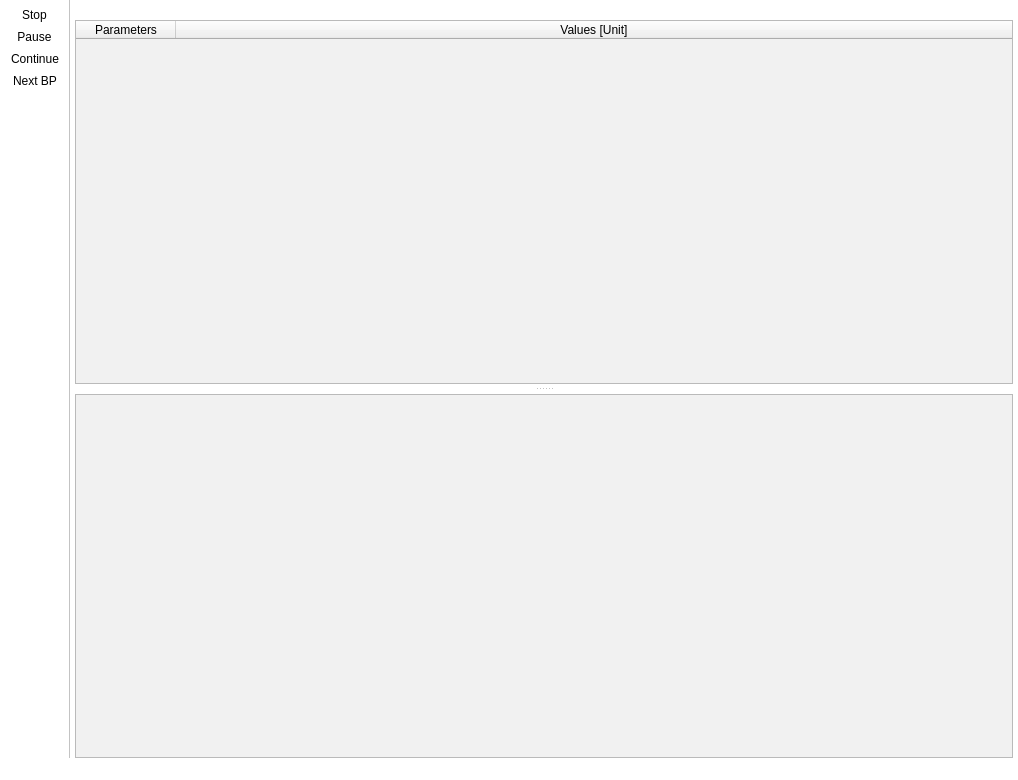
<?xml version="1.0" encoding="UTF-8"?>
<ui version="4.0">
 <class>MainWindow</class>
 <widget class="QMainWindow" name="MainWindow">
  <property name="windowModality">
   <enum>Qt::NonModal</enum>
  </property>
  <property name="enabled">
   <bool>true</bool>
  </property>
  <property name="geometry">
   <rect>
    <x>0</x>
    <y>0</y>
    <width>1018</width>
    <height>780</height>
   </rect>
  </property>
  <property name="sizePolicy">
   <sizepolicy hsizetype="Minimum" vsizetype="Minimum">
    <horstretch>0</horstretch>
    <verstretch>0</verstretch>
   </sizepolicy>
  </property>
  <property name="minimumSize">
   <size>
    <width>456</width>
    <height>352</height>
   </size>
  </property>
  <property name="cursor">
   <cursorShape>ArrowCursor</cursorShape>
  </property>
  <property name="windowTitle">
   <string>PyVerify Test Control</string>
  </property>
  <property name="windowIcon">
   <iconset resource="resource.qrc">
    <normaloff>:/icons/resources/PyVerify_Icon.ico</normaloff>:/icons/resources/PyVerify_Icon.ico</iconset>
  </property>
  <property name="styleSheet">
   <string notr="true">QWidget
{
background-color: rgb(255, 255, 255);
}
QMenu::item:selected {
    background-color:rgb(144, 200, 246);
   color: black;
}
QToolbar::item:hover {
    background-color:rgb(144, 200, 246);
   color: black;
}</string>
  </property>
  <property name="iconSize">
   <size>
    <width>64</width>
    <height>64</height>
   </size>
  </property>
  <widget class="QWidget" name="centralwidget">
   <property name="enabled">
    <bool>true</bool>
   </property>
   <property name="sizePolicy">
    <sizepolicy hsizetype="Minimum" vsizetype="Minimum">
     <horstretch>0</horstretch>
     <verstretch>0</verstretch>
    </sizepolicy>
   </property>
   <property name="minimumSize">
    <size>
     <width>405</width>
     <height>115</height>
    </size>
   </property>
   <property name="autoFillBackground">
    <bool>false</bool>
   </property>
   <property name="styleSheet">
    <string notr="true">background-color: rgb(255, 255, 255);</string>
   </property>
   <layout class="QGridLayout" name="gridLayout" rowstretch="0,0">
    <property name="leftMargin">
     <number>5</number>
    </property>
    <property name="topMargin">
     <number>0</number>
    </property>
    <property name="rightMargin">
     <number>5</number>
    </property>
    <property name="bottomMargin">
     <number>0</number>
    </property>
    <property name="spacing">
     <number>0</number>
    </property>
    <item row="0" column="0">
     <layout class="QHBoxLayout" name="horizontalLayout">
      <property name="topMargin">
       <number>0</number>
      </property>
      <item>
       <spacer name="horizontalSpacer">
        <property name="orientation">
         <enum>Qt::Horizontal</enum>
        </property>
        <property name="sizeHint" stdset="0">
         <size>
          <width>40</width>
          <height>20</height>
         </size>
        </property>
       </spacer>
      </item>
      <item>
       <widget class="QLabel" name="label">
        <property name="sizePolicy">
         <sizepolicy hsizetype="Fixed" vsizetype="Fixed">
          <horstretch>0</horstretch>
          <verstretch>0</verstretch>
         </sizepolicy>
        </property>
        <property name="text">
         <string/>
        </property>
        <property name="pixmap">
         <pixmap resource="resource.qrc">:/icons/resources/PyVerifyLogo.png</pixmap>
        </property>
        <property name="scaledContents">
         <bool>true</bool>
        </property>
       </widget>
      </item>
      <item>
       <spacer name="horizontalSpacer_2">
        <property name="orientation">
         <enum>Qt::Horizontal</enum>
        </property>
        <property name="sizeHint" stdset="0">
         <size>
          <width>40</width>
          <height>20</height>
         </size>
        </property>
       </spacer>
      </item>
     </layout>
    </item>
    <item row="1" column="0">
     <widget class="QSplitter" name="splitter">
      <property name="orientation">
       <enum>Qt::Vertical</enum>
      </property>
      <property name="handleWidth">
       <number>10</number>
      </property>
      <widget class="QTableWidget" name="parameter_table">
       <property name="enabled">
        <bool>true</bool>
       </property>
       <property name="sizePolicy">
        <sizepolicy hsizetype="MinimumExpanding" vsizetype="MinimumExpanding">
         <horstretch>0</horstretch>
         <verstretch>0</verstretch>
        </sizepolicy>
       </property>
       <property name="minimumSize">
        <size>
         <width>387</width>
         <height>109</height>
        </size>
       </property>
       <property name="styleSheet">
        <string notr="true">background-color: rgb(241, 241, 241);</string>
       </property>
       <property name="frameShape">
        <enum>QFrame::StyledPanel</enum>
       </property>
       <property name="frameShadow">
        <enum>QFrame::Plain</enum>
       </property>
       <property name="midLineWidth">
        <number>0</number>
       </property>
       <property name="horizontalScrollBarPolicy">
        <enum>Qt::ScrollBarAlwaysOff</enum>
       </property>
       <property name="editTriggers">
        <set>QAbstractItemView::NoEditTriggers</set>
       </property>
       <property name="tabKeyNavigation">
        <bool>false</bool>
       </property>
       <property name="showDropIndicator" stdset="0">
        <bool>false</bool>
       </property>
       <property name="dragDropOverwriteMode">
        <bool>false</bool>
       </property>
       <property name="selectionMode">
        <enum>QAbstractItemView::ExtendedSelection</enum>
       </property>
       <property name="showGrid">
        <bool>true</bool>
       </property>
       <property name="gridStyle">
        <enum>Qt::DotLine</enum>
       </property>
       <property name="cornerButtonEnabled">
        <bool>true</bool>
       </property>
       <property name="columnCount">
        <number>2</number>
       </property>
       <attribute name="horizontalHeaderVisible">
        <bool>true</bool>
       </attribute>
       <attribute name="horizontalHeaderCascadingSectionResizes">
        <bool>true</bool>
       </attribute>
       <attribute name="horizontalHeaderMinimumSectionSize">
        <number>80</number>
       </attribute>
       <attribute name="horizontalHeaderHighlightSections">
        <bool>true</bool>
       </attribute>
       <attribute name="horizontalHeaderStretchLastSection">
        <bool>true</bool>
       </attribute>
       <attribute name="verticalHeaderVisible">
        <bool>false</bool>
       </attribute>
       <attribute name="verticalHeaderCascadingSectionResizes">
        <bool>true</bool>
       </attribute>
       <attribute name="verticalHeaderMinimumSectionSize">
        <number>20</number>
       </attribute>
       <attribute name="verticalHeaderDefaultSectionSize">
        <number>20</number>
       </attribute>
       <attribute name="verticalHeaderHighlightSections">
        <bool>false</bool>
       </attribute>
       <attribute name="verticalHeaderShowSortIndicator" stdset="0">
        <bool>false</bool>
       </attribute>
       <attribute name="verticalHeaderStretchLastSection">
        <bool>false</bool>
       </attribute>
       <column>
        <property name="text">
         <string>Parameters</string>
        </property>
       </column>
       <column>
        <property name="text">
         <string>Values [Unit]</string>
        </property>
       </column>
      </widget>
      <widget class="QTextEdit" name="logScreen">
       <property name="sizePolicy">
        <sizepolicy hsizetype="MinimumExpanding" vsizetype="MinimumExpanding">
         <horstretch>0</horstretch>
         <verstretch>0</verstretch>
        </sizepolicy>
       </property>
       <property name="minimumSize">
        <size>
         <width>387</width>
         <height>51</height>
        </size>
       </property>
       <property name="autoFillBackground">
        <bool>false</bool>
       </property>
       <property name="styleSheet">
        <string notr="true">background-color: rgb(241, 241, 241);
</string>
       </property>
       <property name="frameShadow">
        <enum>QFrame::Plain</enum>
       </property>
       <property name="lineWidth">
        <number>0</number>
       </property>
       <property name="undoRedoEnabled">
        <bool>true</bool>
       </property>
       <property name="lineWrapMode">
        <enum>QTextEdit::NoWrap</enum>
       </property>
       <property name="readOnly">
        <bool>false</bool>
       </property>
       <property name="textInteractionFlags">
        <set>Qt::LinksAccessibleByKeyboard|Qt::LinksAccessibleByMouse|Qt::TextBrowserInteraction|Qt::TextEditable|Qt::TextEditorInteraction|Qt::TextSelectableByKeyboard|Qt::TextSelectableByMouse</set>
       </property>
      </widget>
     </widget>
    </item>
   </layout>
  </widget>
  <widget class="QStatusBar" name="statusbar"/>
  <widget class="QToolBar" name="toolBar">
   <property name="font">
    <font>
     <italic>false</italic>
     <kerning>true</kerning>
    </font>
   </property>
   <property name="contextMenuPolicy">
    <enum>Qt::NoContextMenu</enum>
   </property>
   <property name="windowTitle">
    <string>Toolbar</string>
   </property>
   <property name="layoutDirection">
    <enum>Qt::LeftToRight</enum>
   </property>
   <property name="movable">
    <bool>false</bool>
   </property>
   <property name="allowedAreas">
    <set>Qt::AllToolBarAreas</set>
   </property>
   <property name="orientation">
    <enum>Qt::Vertical</enum>
   </property>
   <property name="iconSize">
    <size>
     <width>39</width>
     <height>40</height>
    </size>
   </property>
   <property name="toolButtonStyle">
    <enum>Qt::ToolButtonIconOnly</enum>
   </property>
   <property name="floatable">
    <bool>false</bool>
   </property>
   <attribute name="toolBarArea">
    <enum>LeftToolBarArea</enum>
   </attribute>
   <attribute name="toolBarBreak">
    <bool>false</bool>
   </attribute>
   <addaction name="actionStop"/>
   <addaction name="actionPause"/>
   <addaction name="actionContinue"/>
   <addaction name="actionNext_BP"/>
  </widget>
  <action name="actionStop">
   <property name="icon">
    <iconset resource="resource.qrc">
     <normaloff>:/icons/resources/player_stop.png</normaloff>:/icons/resources/player_stop.png</iconset>
   </property>
   <property name="text">
    <string>Stop</string>
   </property>
   <property name="toolTip">
    <string>Stop current test (F1)</string>
   </property>
   <property name="shortcut">
    <string>F1</string>
   </property>
  </action>
  <action name="actionContinue">
   <property name="icon">
    <iconset resource="resource.qrc">
     <normaloff>:/icons/resources/player_play.png</normaloff>:/icons/resources/player_play.png</iconset>
   </property>
   <property name="text">
    <string>Continue</string>
   </property>
   <property name="toolTip">
    <string>Continue paused test (F3)</string>
   </property>
   <property name="shortcut">
    <string>F3</string>
   </property>
  </action>
  <action name="actionPause">
   <property name="icon">
    <iconset resource="resource.qrc">
     <normaloff>:/icons/resources/player_pause.png</normaloff>:/icons/resources/player_pause.png</iconset>
   </property>
   <property name="text">
    <string>Pause</string>
   </property>
   <property name="toolTip">
    <string>Pause running test (F2)</string>
   </property>
   <property name="shortcut">
    <string>F2</string>
   </property>
  </action>
  <action name="actionNext_BP">
   <property name="icon">
    <iconset resource="resource.qrc">
     <normaloff>:/icons/resources/player_end.png</normaloff>:/icons/resources/player_end.png</iconset>
   </property>
   <property name="text">
    <string>Next BP</string>
   </property>
   <property name="toolTip">
    <string>Continue to next breakpoint and pause (F4)</string>
   </property>
   <property name="shortcut">
    <string>F4</string>
   </property>
  </action>
  <action name="action_Tools_OpenTwinCAT">
   <property name="text">
    <string>TwinCAT Rack Safety</string>
   </property>
   <property name="toolTip">
    <string>Open a control panel for TwinCAT Rack Safety System</string>
   </property>
  </action>
  <action name="action_Tools_ResultBrowser">
   <property name="icon">
    <iconset resource="resource.qrc">
     <normaloff>:/icons/resources/result_icon.png</normaloff>:/icons/resources/result_icon.png</iconset>
   </property>
   <property name="text">
    <string>Result Browser</string>
   </property>
   <property name="toolTip">
    <string>Opens a result browser for the test (F5)</string>
   </property>
   <property name="shortcut">
    <string>F5</string>
   </property>
  </action>
  <action name="action_Tools_ExportToIPython">
   <property name="text">
    <string>Export to Jupyter Notebook</string>
   </property>
  </action>
  <action name="action_Tools_ImportFromIPython">
   <property name="text">
    <string>Import from Jupyter Notebook</string>
   </property>
  </action>
 </widget>
 <resources>
  <include location="resource.qrc"/>
 </resources>
 <connections/>
</ui>
